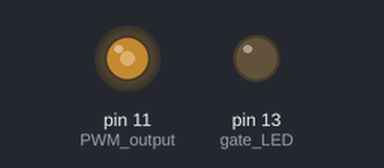
The sketch below on a simulated Arduino Uno, built with avr-gcc and run on an emulated ATmega328P. On the bench: output pins drawn as LEDs (lit = HIGH). What the sketch prints to the serial monitor is not drawn.

Above: at 0.1 s.
Timing chart, 0 to 1.6 s (numbered marks = the images above):
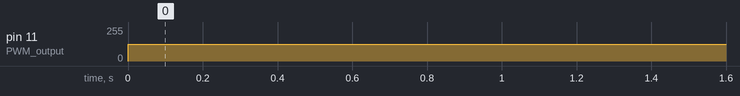

The sketch:

looper.ino
```cpp
// (licence header left out)
// PWM playback code based on Martin Nawrath's
// Arduino DDS Sinewave Generator

// Portions of the code based on nekobee
// This will require changes to run directly as a MIDI synth,
// or something like ALSABridge to interface to the serial port

#include "avr/pgmspace.h"
#include "wave.h"
// handy macros for clearing or setting bits
#define cbi(sfr, bit) (_SFR_BYTE(sfr) &= ~_BV(bit))
#define sbi(sfr, bit) (_SFR_BYTE(sfr) |= _BV(bit))

const float pitchtable[] PROGMEM = {
  8.18, 8.66, 9.18, 9.72, 10.30, 10.91, 11.56, 12.25, 12.98, 13.75, 14.57, 15.43, 16.35, 17.32, 18.35, 19.45, 20.60, 21.83, 23.12, 24.50, 25.96, 27.50, 29.14, 30.87, 32.70, 34.65, 36.71,
  38.89, 41.20, 43.65, 46.25, 49.00, 51.91, 55.00, 58.27, 61.74, 65.41, 69.30, 73.42, 77.78, 82.41, 87.31, 92.50, 98.00, 103.83, 110.00, 116.54, 123.47, 130.81, 138.59, 146.83, 155.56,
  164.81, 174.61, 185.00, 196.00, 207.65, 220.00, 233.08, 246.94, 261.63, 277.18, 293.66, 311.13, 329.63, 349.23, 369.99, 392.00, 415.30, 440.00, 466.16, 493.88, 523.25, 554.37, 587.33,
  622.25, 659.26, 698.46, 739.99, 783.99, 830.61, 880.00, 932.33, 987.77, 1046.50, 1108.73, 1174.66, 1244.51, 1318.51, 1396.91, 1479.98, 1567.98, 1661.22, 1760.00, 1864.66, 1975.53,
  2093.00, 2217.46, 2349.32, 2489.02, 2637.02, 2793.83, 2959.96, 3135.96, 3322.44, 3520.00, 3729.31, 3951.07, 4186.01, 4434.92, 4698.64, 4978.03, 5274.04, 5587.65, 5919.91, 6271.93,
  6644.88, 7040.00, 7458.62, 7902.13, 8372.02, 8869.84, 9397.27, 9956.06, 10548.08, 11175.30, 11839.82, 12543.85
};

// Martin's code has both, not sure how it was measured
// the difference in tuning is tiny
// const double refclk=31372.549;  // =16MHz / 510
const double refclk=31376.6;      // measured

// variables used inside interrupt service declared as voilatile
volatile byte icnt;               // var inside interrupt
volatile byte icnt1;              // var inside interrupt
volatile byte do_update;               // count interrupts
volatile byte gain;               // output level
volatile unsigned long s_ptr;
volatile int s_tword;
volatile int sample;
volatile int out;

int bitmask=0x4fff;
byte bitshift=0;
byte bitamt = 0;
byte mix;

// stuff outside the interrupt handler needn't be volatile
double freq;    // note frequency

byte st, p1, p2;  // MIDI bytes

void setup() {
  Serial.begin(57600);
  Serial.println("looper");
  // set up I/O
  pinMode(13, OUTPUT);    // gate LED
  pinMode(11, OUTPUT);    // PWM output
  digitalWrite(13, LOW);  // LED off

  Setup_timer2();
  cbi(TIMSK0, TOIE0);    // timer0 int off
  sbi(TIMSK2, TOIE2);    // timer2 int on
}

void loop() {
  while(1) {
    // are we ready to do an update?
    if (do_update) {
      do_update = 0;
      // got a message?
      st = Serial.read();
      if (st != 0xff) {
        // if it's note on or note off
        // do this rather crappy thing to get note and velocity
        if (st == 0x80 || st == 0x90 || st == 0xb0) {
          do {
            p1 = Serial.read();
          } while (p1 == 0xff);
          do {
            p2 = Serial.read();
          } while (p2 == 0xff);
        }
        if (st == 0xb0) {
           switch(p1) {
              case 41: bitshift = p2 & 7;bitmask = 0x4fff ^ (bitamt<< bitshift);
                  break;
              case 23: {
                  int i;
                  bitamt = 0;
               for (i=0; i<7; i++) {
                  bitamt <<= 1;
                   bitamt |= (p2 & 1);

                  p2 >>=1;
               }
               Serial.println(bitamt, HEX);
              bitmask = 0x4fff ^ (bitamt << bitshift);
                  break;
              }
              case 29:
                  mix = p2; break;
           }

        }
        if ((st == 0x90 && p2 == 0) || st == 0x80) {
          // note off
          digitalWrite(13, LOW);  // LED off
        }

        if (st==0x90 && p2 > 0 && p1 >=60) {
          digitalWrite(13, HIGH); // LED on
          sample = (p1-60)*3072;
          s_ptr = 0;
          s_tword=126;
        }

      }  // end of serial processing

      // process updates

      // calculate DDS phase offset
      //tword_m = pow(2,32)*freq/refclk;


      //Serial.println((float)s_ptr);

    }  // end of control update
  }
}

void Setup_timer2() {
  // Timer2 Clock Prescaler to : 1
  sbi (TCCR2B, CS20);
  cbi (TCCR2B, CS21);
  cbi (TCCR2B, CS22);

  // Timer2 PWM Mode set to Phase Correct PWM
  cbi (TCCR2A, COM2A0);  // clear Compare Match
  sbi (TCCR2A, COM2A1);

  sbi (TCCR2A, WGM20);  // Mode 1  / Phase Correct PWM
  cbi (TCCR2A, WGM21);
  cbi (TCCR2B, WGM22);
}

ISR(TIMER2_OVF_vect) {
	// internal timer
	if(icnt1++ > 31) { // slightly faster than 1ms
		do_update=1;
		icnt1=0;
	}

  out = 0;
	// calculate the sample output
	// bitmask contains the "bend"
	// mix sets the proportion of "bent" to clean output
	out += (mix*pgm_read_byte_near(wave+sample+(((s_ptr>>8) & bitmask))))>>7;
	out += ((127-mix)*pgm_read_byte_near(wave+sample+(s_ptr>>8)))>>7;

//out = pgm_read_byte_near(wave+sample+(s_ptr>>8));

/*
	// DC restore and clip output
	out += 127;
	out >>=1;
*/
	if (out<0) { out=0; digitalWrite(13, LOW); }
	if (out>0xff) { out=0xff; digitalWrite(13, LOW); }

	OCR2A = out;

	s_ptr += s_tword;
	if (s_ptr>786175) s_tword=0;
}

/* vim: set noexpandtab ai ts=4 sw=4 tw=4: */
```

Source omitted: wave.h (data table, 147802 bytes)

Measured:
- by itself, pin 11 (PWM_output): 0/255 → 126/255 at 0.00 s
